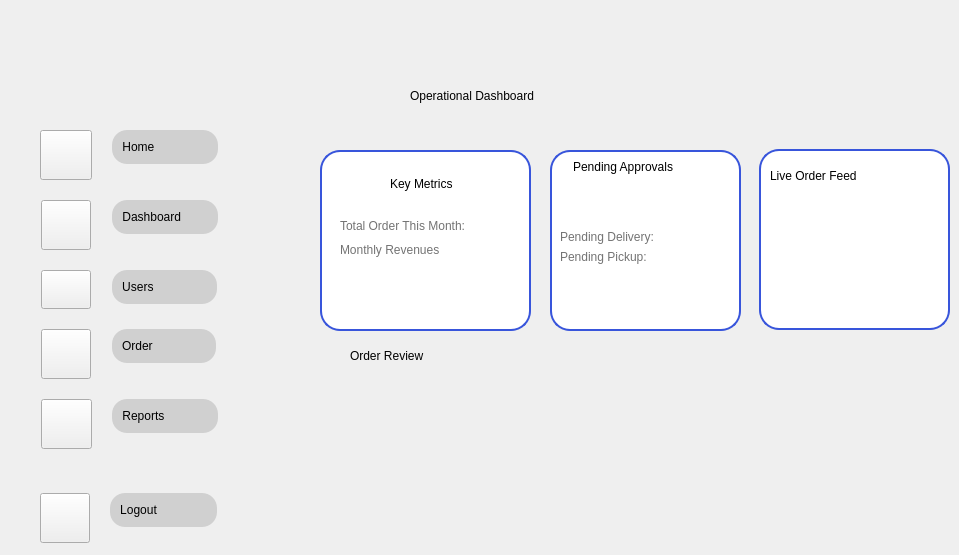
    <widget class="QWidget" name="ADB">
     <property name="styleSheet">
      <string notr="true">#ADB{
border-image: url(&quot;:/images/4.png&quot;) 0 0 0 0 stretch stretch;
background-repeat: (no-repeat);
backkground-position: (fixed);

}
#QLabel{
font-family: &quot;Fredoka&quot;;
font-size: 20px;
}</string>
     </property>
     <widget class="QLabel" name="totalorder_value">
      <property name="geometry">
       <rect>
        <x>490</x>
        <y>203</y>
        <width>31</width>
        <height>41</height>
       </rect>
      </property>
      <property name="text">
       <string/>
      </property>
      <property name="alignment">
       <set>Qt::AlignCenter</set>
      </property>
      <property name="wordWrap">
       <bool>false</bool>
      </property>
      <property name="margin">
       <number>4</number>
      </property>
     </widget>
     <widget class="QLabel" name="fr_4">
      <property name="geometry">
       <rect>
        <x>550</x>
        <y>150</y>
        <width>191</width>
        <height>181</height>
       </rect>
      </property>
      <property name="styleSheet">
       <string notr="true">   QLabel {
       background-color: white;
       border: 2px solid #3855DB;
       border-radius: 20px;
   }</string>
      </property>
      <property name="text">
       <string/>
      </property>
     </widget>
     <widget class="QWidget" name="verticalLayoutWidget_7">
      <property name="geometry">
       <rect>
        <x>30</x>
        <y>130</y>
        <width>241</width>
        <height>323</height>
       </rect>
      </property>
      <layout class="QVBoxLayout" name="verticalLayout">
       <property name="spacing">
        <number>1</number>
       </property>
       <property name="sizeConstraint">
        <enum>QLayout::SetFixedSize</enum>
       </property>
       <item>
        <layout class="QFormLayout" name="formLayout">
         <property name="sizeConstraint">
          <enum>QLayout::SetDefaultConstraint</enum>
         </property>
         <property name="fieldGrowthPolicy">
          <enum>QFormLayout::FieldsStayAtSizeHint</enum>
         </property>
         <property name="rowWrapPolicy">
          <enum>QFormLayout::WrapLongRows</enum>
         </property>
         <property name="labelAlignment">
          <set>Qt::AlignCenter</set>
         </property>
         <property name="formAlignment">
          <set>Qt::AlignLeading|Qt::AlignLeft|Qt::AlignVCenter</set>
         </property>
         <property name="horizontalSpacing">
          <number>20</number>
         </property>
         <property name="verticalSpacing">
          <number>20</number>
         </property>
         <property name="leftMargin">
          <number>10</number>
         </property>
         <property name="topMargin">
          <number>0</number>
         </property>
         <property name="bottomMargin">
          <number>0</number>
         </property>
         <item row="0" column="0">
          <widget class="QPushButton" name="h2">
           <property name="styleSheet">
            <string notr="true">QPushButton{
border-image: url(&quot;:/Icons/Home.png&quot;) 0 0 0 0 stretch stretch;
background-repeat: no-repeat;
 width: 44px;
    height: 42px;

}</string>
           </property>
           <property name="text">
            <string/>
           </property>
          </widget>
         </item>
         <item row="0" column="1">
          <layout class="QVBoxLayout" name="verticalLayout_5">
           <item>
            <widget class="QPushButton" name="Homebut">
             <property name="styleSheet">
              <string notr="true">QPushButton {
            background-color: #D0D0D0;
			border-style: outset;
			 padding: 10px;
            border-radius: 15px; /* Adjust this value for desired roundness */
            border-color: #D0D0D0; /* Example border color */
				
}

QPushButton:hover {
    background-color: #D9d9d9; /* Color when the mouse hovers over it */
	padding: 10px;
            border-radius: 15px; /* Adjust this value for desired roundness */
}
QPushButton:pressed {
    background-color: #797979; /* Color when the button is clicked down */
	padding: 10px;
            border-radius: 15px; /* Adjust this value for desired roundness */
}</string>
             </property>
             <property name="text">
              <string>Home                </string>
             </property>
             <property name="shortcut">
              <string/>
             </property>
             <property name="autoDefault">
              <bool>false</bool>
             </property>
             <property name="default">
              <bool>false</bool>
             </property>
             <property name="flat">
              <bool>true</bool>
             </property>
            </widget>
           </item>
          </layout>
         </item>
         <item row="1" column="0">
          <widget class="QPushButton" name="db2">
           <property name="styleSheet">
            <string notr="true">QPushButton{
border-image: url(&quot;:/Icons/DashB.png&quot;) 0 0 0 0 stretch stretch;
background-repeat: no-repeat;
 width: 42px;
    height: 42px;

}</string>
           </property>
           <property name="text">
            <string/>
           </property>
          </widget>
         </item>
         <item row="1" column="1">
          <layout class="QVBoxLayout" name="verticalLayout_7">
           <item>
            <widget class="QPushButton" name="Dashbut">
             <property name="styleSheet">
              <string notr="true">QPushButton {
            background-color: #D0D0D0;
			border-style: outset;
			 padding: 10px;
            border-radius: 15px; /* Adjust this value for desired roundness */
            border-color: #D0D0D0; /* Example border color */
				
}

QPushButton:hover {
    background-color: #D9d9d9; /* Color when the mouse hovers over it */
	padding: 10px;
            border-radius: 15px; /* Adjust this value for desired roundness */
}
QPushButton:pressed {
    background-color: #797979; /* Color when the button is clicked down */
	padding: 10px;
            border-radius: 15px; /* Adjust this value for desired roundness */
}</string>
             </property>
             <property name="text">
              <string>Dashboard        </string>
             </property>
             <property name="autoDefault">
              <bool>false</bool>
             </property>
             <property name="default">
              <bool>false</bool>
             </property>
             <property name="flat">
              <bool>false</bool>
             </property>
            </widget>
           </item>
          </layout>
         </item>
         <item row="2" column="0">
          <widget class="QPushButton" name="u2">
           <property name="styleSheet">
            <string notr="true">QPushButton{
border-image: url(&quot;:/Icons/User.png&quot;) 0 0 0 0 stretch stretch;
background-repeat: no-repeat;
 width: 42px;
    height: 31px;

}</string>
           </property>
           <property name="text">
            <string/>
           </property>
          </widget>
         </item>
         <item row="2" column="1">
          <layout class="QVBoxLayout" name="verticalLayout_8">
           <item>
            <widget class="QPushButton" name="Userbut">
             <property name="styleSheet">
              <string notr="true">QPushButton {
            background-color: #D0D0D0;
			border-style: outset;
			 padding: 10px;
            border-radius: 15px; /* Adjust this value for desired roundness */
            border-color: #D0D0D0; /* Example border color */
				
}

QPushButton:hover {
    background-color: #D9d9d9; /* Color when the mouse hovers over it */
	padding: 10px;
            border-radius: 15px; /* Adjust this value for desired roundness */
}
QPushButton:pressed {
    background-color: #797979; /* Color when the button is clicked down */
	padding: 10px;
            border-radius: 15px; /* Adjust this value for desired roundness */
}</string>
             </property>
             <property name="text">
              <string>Users                </string>
             </property>
             <property name="autoDefault">
              <bool>false</bool>
             </property>
             <property name="default">
              <bool>false</bool>
             </property>
             <property name="flat">
              <bool>false</bool>
             </property>
            </widget>
           </item>
          </layout>
         </item>
         <item row="4" column="0">
          <widget class="QPushButton" name="r2">
           <property name="styleSheet">
            <string notr="true">QPushButton{
border-image: url(&quot;:/Icons/Transa.png&quot;) 0 0 0 0 stretch stretch;
background-repeat: no-repeat;
 width: 43px;
    height: 42px;

}</string>
           </property>
           <property name="text">
            <string/>
           </property>
          </widget>
         </item>
         <item row="4" column="1">
          <layout class="QVBoxLayout" name="verticalLayout_9">
           <item>
            <widget class="QPushButton" name="Reportbut">
             <property name="styleSheet">
              <string notr="true">QPushButton {
            background-color: #D0D0D0;
			border-style: outset;
			 padding: 10px;
            border-radius: 15px; /* Adjust this value for desired roundness */
            border-color: #D0D0D0; /* Example border color */
				
}

QPushButton:hover {
    background-color: #D9d9d9; /* Color when the mouse hovers over it */
	padding: 10px;
            border-radius: 15px; /* Adjust this value for desired roundness */
}
QPushButton:pressed {
    background-color: #797979; /* Color when the button is clicked down */
	padding: 10px;
            border-radius: 15px; /* Adjust this value for desired roundness */
}</string>
             </property>
             <property name="text">
              <string>Reports             </string>
             </property>
             <property name="autoDefault">
              <bool>false</bool>
             </property>
             <property name="default">
              <bool>false</bool>
             </property>
             <property name="flat">
              <bool>false</bool>
             </property>
            </widget>
           </item>
          </layout>
         </item>
         <item row="3" column="1">
          <layout class="QVBoxLayout" name="verticalLayout_56">
           <item>
            <widget class="QPushButton" name="Orderbut">
             <property name="styleSheet">
              <string notr="true">QPushButton {
            background-color: #D0D0D0;
			border-style: outset;
			 padding: 10px;
            border-radius: 15px; /* Adjust this value for desired roundness */
            border-color: #D0D0D0; /* Example border color */
				
}

QPushButton:hover {
    background-color: #D9d9d9; /* Color when the mouse hovers over it */
	padding: 10px;
            border-radius: 15px; /* Adjust this value for desired roundness */
}
QPushButton:pressed {
    background-color: #797979; /* Color when the button is clicked down */
	padding: 10px;
            border-radius: 15px; /* Adjust this value for desired roundness */
}</string>
             </property>
             <property name="text">
              <string>Order                </string>
             </property>
             <property name="autoDefault">
              <bool>false</bool>
             </property>
             <property name="default">
              <bool>false</bool>
             </property>
             <property name="flat">
              <bool>false</bool>
             </property>
            </widget>
           </item>
          </layout>
         </item>
         <item row="3" column="0">
          <widget class="QPushButton" name="o2">
           <property name="styleSheet">
            <string notr="true">QPushButton{
border-image: url(&quot;:/Icons/Ordernowbg.png&quot;) 0 0 0 0 stretch stretch;
background-repeat: no-repeat;
 width: 42px;
    height: 42px;

}</string>
           </property>
           <property name="text">
            <string/>
           </property>
           <property name="autoRepeat">
            <bool>false</bool>
           </property>
           <property name="flat">
            <bool>false</bool>
           </property>
          </widget>
         </item>
        </layout>
       </item>
      </layout>
     </widget>
     <widget class="QWidget" name="verticalLayoutWidget_8">
      <property name="geometry">
       <rect>
        <x>770</x>
        <y>160</y>
        <width>161</width>
        <height>31</height>
       </rect>
      </property>
      <layout class="QVBoxLayout" name="verticalLayout_6">
       <property name="sizeConstraint">
        <enum>QLayout::SetDefaultConstraint</enum>
       </property>
       <item>
        <widget class="QLabel" name="liveorder">
         <property name="text">
          <string>Live Order Feed</string>
         </property>
         <property name="alignment">
          <set>Qt::AlignLeading|Qt::AlignLeft|Qt::AlignVCenter</set>
         </property>
        </widget>
       </item>
      </layout>
     </widget>
     <widget class="QWidget" name="verticalLayoutWidget_9">
      <property name="geometry">
       <rect>
        <x>30</x>
        <y>490</y>
        <width>241</width>
        <height>56</height>
       </rect>
      </property>
      <layout class="QVBoxLayout" name="verticalLayout_2">
       <item>
        <layout class="QFormLayout" name="formLayout_3">
         <property name="fieldGrowthPolicy">
          <enum>QFormLayout::FieldsStayAtSizeHint</enum>
         </property>
         <property name="rowWrapPolicy">
          <enum>QFormLayout::WrapLongRows</enum>
         </property>
         <property name="labelAlignment">
          <set>Qt::AlignCenter</set>
         </property>
         <property name="formAlignment">
          <set>Qt::AlignLeading|Qt::AlignLeft|Qt::AlignVCenter</set>
         </property>
         <property name="horizontalSpacing">
          <number>20</number>
         </property>
         <property name="verticalSpacing">
          <number>20</number>
         </property>
         <property name="leftMargin">
          <number>10</number>
         </property>
         <item row="0" column="0">
          <widget class="QPushButton" name="s2">
           <property name="styleSheet">
            <string notr="true">QPushButton{
border-image: url(&quot;:/Icons/Profilenowhite.png&quot;) 0 0 0 0 stretch stretch;
background-repeat: no-repeat;
 width: 42px;
    height: 42px;

}</string>
           </property>
           <property name="text">
            <string/>
           </property>
          </widget>
         </item>
         <item row="0" column="1">
          <layout class="QVBoxLayout" name="verticalLayout_10">
           <item>
            <widget class="QPushButton" name="Settbut">
             <property name="styleSheet">
              <string notr="true">QPushButton {
            background-color: #D0D0D0;
			border-style: outset;
			 padding: 10px;
            border-radius: 15px; /* Adjust this value for desired roundness */
            border-color: #D0D0D0; /* Example border color */
				
}

QPushButton:hover {
    background-color: #D9d9d9; /* Color when the mouse hovers over it */
	padding: 10px;
            border-radius: 15px; /* Adjust this value for desired roundness */
}
QPushButton:pressed {
    background-color: #797979; /* Color when the button is clicked down */
	padding: 10px;
            border-radius: 15px; /* Adjust this value for desired roundness */
}</string>
             </property>
             <property name="text">
              <string>Logout               </string>
             </property>
             <property name="autoDefault">
              <bool>false</bool>
             </property>
             <property name="default">
              <bool>false</bool>
             </property>
             <property name="flat">
              <bool>false</bool>
             </property>
            </widget>
           </item>
          </layout>
         </item>
        </layout>
       </item>
      </layout>
     </widget>
     <widget class="QLabel" name="ordereview">
      <property name="geometry">
       <rect>
        <x>350</x>
        <y>340</y>
        <width>201</width>
        <height>31</height>
       </rect>
      </property>
      <property name="text">
       <string>Order Review</string>
      </property>
     </widget>
     <widget class="QLabel" name="label_4">
      <property name="geometry">
       <rect>
        <x>340</x>
        <y>160</y>
        <width>41</width>
        <height>51</height>
       </rect>
      </property>
      <property name="text">
       <string/>
      </property>
      <property name="textFormat">
       <enum>Qt::AutoText</enum>
      </property>
      <property name="pixmap">
       <pixmap resource="../images/Resc_rc.qrc">:/Icons/Metrics.png</pixmap>
      </property>
     </widget>
     <widget class="QWidget" name="verticalLayoutWidget_6">
      <property name="geometry">
       <rect>
        <x>340</x>
        <y>210</y>
        <width>161</width>
        <height>81</height>
       </rect>
      </property>
      <layout class="QVBoxLayout" name="verticalLayout_3">
       <item>
        <widget class="QLabel" name="totalorder">
         <property name="frameShape">
          <enum>QFrame::NoFrame</enum>
         </property>
         <property name="frameShadow">
          <enum>QFrame::Plain</enum>
         </property>
         <property name="midLineWidth">
          <number>0</number>
         </property>
         <property name="text">
          <string>&lt;!DOCTYPE HTML PUBLIC &quot;-//W3C//DTD HTML 4.0//EN&quot; &quot;http://www.w3.org/TR/REC-html40/strict.dtd&quot;&gt;
&lt;html&gt;&lt;head&gt;&lt;meta name=&quot;qrichtext&quot; content=&quot;1&quot; /&gt;&lt;meta charset=&quot;utf-8&quot; /&gt;&lt;style type=&quot;text/css&quot;&gt;
p, li { white-space: pre-wrap; }
hr { height: 1px; border-width: 0; }
li.unchecked::marker { content: &quot;\2610&quot;; }
li.checked::marker { content: &quot;\2612&quot;; }
&lt;/style&gt;&lt;/head&gt;&lt;body style=&quot; font-family:'Segoe UI'; font-size:9pt; font-weight:400; font-style:normal;&quot;&gt;
&lt;p align=&quot;justify&quot; style=&quot; margin-top:12px; margin-bottom:12px; margin-left:0px; margin-right:0px; -qt-block-indent:0; text-indent:0px;&quot;&gt;&lt;span style=&quot; font-family:'Arial'; color:#737373;&quot;&gt;Total Order This Month:&lt;/span&gt;&lt;/p&gt;&lt;/body&gt;&lt;/html&gt;</string>
         </property>
         <property name="alignment">
          <set>Qt::AlignBottom|Qt::AlignLeading|Qt::AlignLeft</set>
         </property>
        </widget>
       </item>
       <item>
        <widget class="QLabel" name="monthlyrev">
         <property name="text">
          <string>&lt;!DOCTYPE HTML PUBLIC &quot;-//W3C//DTD HTML 4.0//EN&quot; &quot;http://www.w3.org/TR/REC-html40/strict.dtd&quot;&gt;
&lt;html&gt;&lt;head&gt;&lt;meta name=&quot;qrichtext&quot; content=&quot;1&quot; /&gt;&lt;meta charset=&quot;utf-8&quot; /&gt;&lt;style type=&quot;text/css&quot;&gt;
p, li { white-space: pre-wrap; }
hr { height: 1px; border-width: 0; }
li.unchecked::marker { content: &quot;\2610&quot;; }
li.checked::marker { content: &quot;\2612&quot;; }
&lt;/style&gt;&lt;/head&gt;&lt;body style=&quot; font-family:'Segoe UI'; font-size:9pt; font-weight:400; font-style:normal;&quot;&gt;
&lt;p align=&quot;justify&quot; style=&quot; margin-top:12px; margin-bottom:12px; margin-left:0px; margin-right:0px; -qt-block-indent:0; text-indent:0px;&quot;&gt;&lt;span style=&quot; font-family:'Arial'; color:#737373;&quot;&gt;Monthly Revenues&lt;/span&gt;&lt;/p&gt;&lt;/body&gt;&lt;/html&gt;</string>
         </property>
         <property name="alignment">
          <set>Qt::AlignCenter</set>
         </property>
        </widget>
       </item>
       <item>
        <widget class="QLabel" name="monthlyrevenue_value">
         <property name="text">
          <string/>
         </property>
         <property name="alignment">
          <set>Qt::AlignLeading|Qt::AlignLeft|Qt::AlignTop</set>
         </property>
         <property name="margin">
          <number>4</number>
         </property>
        </widget>
       </item>
      </layout>
     </widget>
     <widget class="QLabel" name="fr_6">
      <property name="geometry">
       <rect>
        <x>320</x>
        <y>150</y>
        <width>211</width>
        <height>181</height>
       </rect>
      </property>
      <property name="styleSheet">
       <string notr="true">   QLabel {
       background-color: white;
       border: 2px solid #3855DB;
       border-radius: 20px;
   }</string>
      </property>
      <property name="text">
       <string/>
      </property>
     </widget>
     <widget class="QLabel" name="l1">
      <property name="geometry">
       <rect>
        <x>390</x>
        <y>160</y>
        <width>121</width>
        <height>31</height>
       </rect>
      </property>
      <property name="text">
       <string>Key Metrics</string>
      </property>
      <property name="alignment">
       <set>Qt::AlignBottom|Qt::AlignLeading|Qt::AlignLeft</set>
      </property>
     </widget>
     <widget class="QLabel" name="fr_5">
      <property name="geometry">
       <rect>
        <x>759</x>
        <y>149</y>
        <width>191</width>
        <height>181</height>
       </rect>
      </property>
      <property name="styleSheet">
       <string notr="true">   QLabel {
       background-color: white;
       border: 2px solid #3855DB;
       border-radius: 20px;
   }</string>
      </property>
      <property name="text">
       <string/>
      </property>
     </widget>
     <widget class="QLabel" name="title">
      <property name="geometry">
       <rect>
        <x>410</x>
        <y>60</y>
        <width>491</width>
        <height>71</height>
       </rect>
      </property>
      <property name="text">
       <string>Operational Dashboard</string>
      </property>
     </widget>
     <widget class="QLabel" name="live_feed_3">
      <property name="geometry">
       <rect>
        <x>770</x>
        <y>280</y>
        <width>171</width>
        <height>41</height>
       </rect>
      </property>
      <property name="text">
       <string/>
      </property>
     </widget>
     <widget class="QLabel" name="live_feed_2">
      <property name="geometry">
       <rect>
        <x>770</x>
        <y>240</y>
        <width>171</width>
        <height>41</height>
       </rect>
      </property>
      <property name="text">
       <string/>
      </property>
     </widget>
     <widget class="QLabel" name="live_feed">
      <property name="geometry">
       <rect>
        <x>770</x>
        <y>200</y>
        <width>171</width>
        <height>41</height>
       </rect>
      </property>
      <property name="text">
       <string/>
      </property>
     </widget>
     <widget class="QWidget" name="formLayoutWidget_3">
      <property name="geometry">
       <rect>
        <x>560</x>
        <y>230</y>
        <width>171</width>
        <height>71</height>
       </rect>
      </property>
      <layout class="QFormLayout" name="formLayout_29">
       <item row="0" column="0">
        <widget class="QLabel" name="pendingdel_2">
         <property name="text">
          <string>&lt;html&gt;&lt;head/&gt;&lt;body&gt;&lt;p&gt;&lt;span style=&quot; color:#737373;&quot;&gt;Pending Delivery: &lt;/span&gt;&lt;/p&gt;&lt;/body&gt;&lt;/html&gt;</string>
         </property>
        </widget>
       </item>
       <item row="0" column="1">
        <widget class="QLabel" name="pendingdel_value_2">
         <property name="text">
          <string/>
         </property>
         <property name="alignment">
          <set>Qt::AlignRight|Qt::AlignTrailing|Qt::AlignVCenter</set>
         </property>
         <property name="margin">
          <number>4</number>
         </property>
        </widget>
       </item>
       <item row="1" column="1">
        <widget class="QLabel" name="pendingpick_value_2">
         <property name="text">
          <string/>
         </property>
         <property name="alignment">
          <set>Qt::AlignRight|Qt::AlignTrailing|Qt::AlignVCenter</set>
         </property>
         <property name="margin">
          <number>4</number>
         </property>
        </widget>
       </item>
       <item row="1" column="0">
        <widget class="QLabel" name="pendingpick_2">
         <property name="text">
          <string>&lt;html&gt;&lt;head/&gt;&lt;body&gt;&lt;p&gt;&lt;span style=&quot; color:#737373;&quot;&gt;Pending Pickup: &lt;/span&gt;&lt;/p&gt;&lt;/body&gt;&lt;/html&gt;</string>
         </property>
        </widget>
       </item>
      </layout>
     </widget>
     <widget class="QWidget" name="verticalLayoutWidget_28">
      <property name="geometry">
       <rect>
        <x>560</x>
        <y>160</y>
        <width>171</width>
        <height>51</height>
       </rect>
      </property>
      <layout class="QVBoxLayout" name="verticalLayout_45">
       <item>
        <layout class="QFormLayout" name="formLayout_30">
         <item row="0" column="0">
          <widget class="QLabel" name="label_55">
           <property name="text">
            <string/>
           </property>
           <property name="pixmap">
            <pixmap resource="../images/Resc_rc.qrc">:/images/calendar.png</pixmap>
           </property>
          </widget>
         </item>
         <item row="0" column="1">
          <widget class="QLabel" name="l2_2">
           <property name="text">
            <string>Pending Approvals</string>
           </property>
          </widget>
         </item>
        </layout>
       </item>
      </layout>
     </widget>
     <zorder>fr_4</zorder>
     <zorder>fr_5</zorder>
     <zorder>fr_6</zorder>
     <zorder>totalorder_value</zorder>
     <zorder>verticalLayoutWidget_7</zorder>
     <zorder>verticalLayoutWidget_8</zorder>
     <zorder>verticalLayoutWidget_9</zorder>
     <zorder>ordereview</zorder>
     <zorder>label_4</zorder>
     <zorder>verticalLayoutWidget_6</zorder>
     <zorder>l1</zorder>
     <zorder>title</zorder>
     <zorder>live_feed_3</zorder>
     <zorder>live_feed_2</zorder>
     <zorder>live_feed</zorder>
     <zorder>formLayoutWidget_3</zorder>
     <zorder>verticalLayoutWidget_28</zorder>
    </widget>
